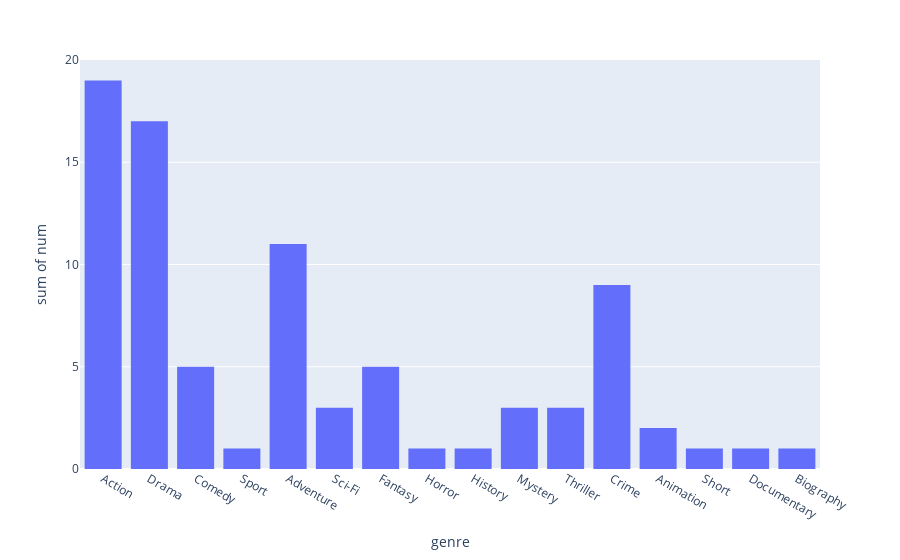

Notebook source saved alongside this figure:
### Code cell
import requests
import pandas as pd
import seaborn as sns
import plotly_express as px

cookies = {
        'uu': 'eyJpZCI6InV1MTQ0OWM1ZDI1ZWE3NGMwMzg2OWQiLCJwcmVmZXJlbmNlcyI6eyJmaW5kX2luY2x1ZGVfYWR1bHQiOmZhbHNlfX0=',
        'ubid-main': '132-0172990-2453204',
        'session-id': '140-0676346-1587024',
        'adblk': 'adblk_no',
        'session-id-time': '2082787201l',
        'session-token': 'm5QQdqTyS46QzwOvxBabaVn1WH4nXGECR+DWAMfcxq4nX+3Q+EaixprdyKv79hoBsskn6iZB8f/Cmxwfnpz/qGAEJLG/9KC7yShPAQc/U5wu5hnPfgEHb+ZmKUD72FaWUJbtXnyZjipSgnzYzZJt1c5h9f3U5CrhDtGDA04HFDFBqvXyrJiy+qM0If/B5iGEHPglVTlwf2ZD8YdJ/W4SDg',
    }

headers = {
    'authority': 'api.graphql.imdb.com',
    'accept': '*/*',
    'accept-language': 'ru-RU,ru;q=0.9,en-US;q=0.8,en;q=0.7',
    'content-type': 'application/json',
    # Requests sorts cookies= alphabetically
    # 'cookie': 'uu=eyJpZCI6InV1MTQ0OWM1ZDI1ZWE3NGMwMzg2OWQiLCJwcmVmZXJlbmNlcyI6eyJmaW5kX2luY2x1ZGVfYWR1bHQiOmZhbHNlfX0=; ubid-main=132-0172990-2453204; session-id=140-0676346-1587024; adblk=adblk_no; session-id-time=2082787201l; session-token=m5QQdqTyS46QzwOvxBabaVn1WH4nXGECR+DWAMfcxq4nX+3Q+EaixprdyKv79hoBsskn6iZB8f/Cmxwfnpz/qGAEJLG/9KC7yShPAQc/U5wu5hnPfgEHb+ZmKUD72FaWUJbtXnyZjipSgnzYzZJt1c5h9f3U5CrhDtGDA04HFDFBqvXyrJiy+qM0If/B5iGEHPglVTlwf2ZD8YdJ/W4SDg',
    'origin': 'https://www.imdb.com',
    'referer': 'https://www.imdb.com/',
    'sec-ch-ua': '" Not A;Brand";v="99", "Chromium";v="102", "Google Chrome";v="102"',
    'sec-ch-ua-mobile': '?0',
    'sec-ch-ua-platform': '"Windows"',
    'sec-fetch-dest': 'empty',
    'sec-fetch-mode': 'cors',
    'sec-fetch-site': 'same-site',
    'user-agent': 'Mozilla/5.0 (Windows NT 10.0; Win64; x64) AppleWebKit/537.36 (KHTML, like Gecko) Chrome/102.0.0.0 Safari/537.36',
    'x-amzn-sessionid': '140-0676346-1587024',
    'x-imdb-client-name': 'imdb-web-next',
    'x-imdb-user-country': 'RU',
    'x-imdb-user-language': 'ru-RU',
}

params = {
    'operationName': 'BatchPage_HomeMain',
    'variables': '{"fanPicksFirst":30,"topPicksFirst":30}',
    'extensions': '{"persistedQuery":{"sha256Hash":"43d7cd8f063ac6cb0784c3accec54e7fdb2fb95fcd83f63fc7022cc39f6acf85","version":1}}',
}

response = requests.get('https://api.graphql.imdb.com/', params=params, cookies=cookies, headers=headers)
#END FROM

found = response.json()
fan_list = found["data"]["fanPicksTitles"]["edges"]
movie_list = []
for el in fan_list:
    genres = []
    for el1 in el["node"]["titleCardGenres"]["genres"]:
        genres.append(el1["text"])
    
    movie_list.append([el["node"]["originalTitleText"]["text"],genres])
    
fan_fav = pd.DataFrame(movie_list,columns = ["movie", "genres"])
dct_count = {}
for ind,row in fan_fav.iterrows():
    for el in row["genres"]:
        if(el in dct_count):
            dct_count[el] += 1
        else:
            dct_count[el] = 1
    
res = pd.DataFrame(list(dct_count.items()), columns = ["genre", "num"])
px.histogram(res, x = "genre", y = "num")

### Figure 1 — Plotly figure (JSON) as saved in the notebook; plotly's stock layout.template omitted (floating-point values rounded to 4 significant figures)
{"data": [{"alignmentgroup": "True", "bingroup": "x", "histfunc": "sum", "hovertemplate": "genre=%{x}<br>sum of num=%{y}<extra></extra>", "legendgroup": "", "marker": {"color": "#636efa", "pattern": {"shape": ""}}, "name": "", "offsetgroup": "", "orientation": "v", "showlegend": false, "type": "histogram", "x": ["Action", "Drama", "Comedy", "Sport", "Adventure", "Sci-Fi", "Fantasy", "Horror", "History", "Mystery", "Thriller", "Crime", "Animation", "Short", "Documentary", "Biography"], "xaxis": "x", "y": [19, 17, 5, 1, 11, 3, 5, 1, 1, 3, 3, 9, 2, 1, 1, 1], "yaxis": "y"}], "layout": {"barmode": "relative", "legend": {"tracegroupgap": 0}, "margin": {"t": 60}, "xaxis": {"anchor": "y", "domain": [0, 1], "title": {"text": "genre"}}, "yaxis": {"anchor": "x", "domain": [0, 1], "title": {"text": "sum of num"}}}}
